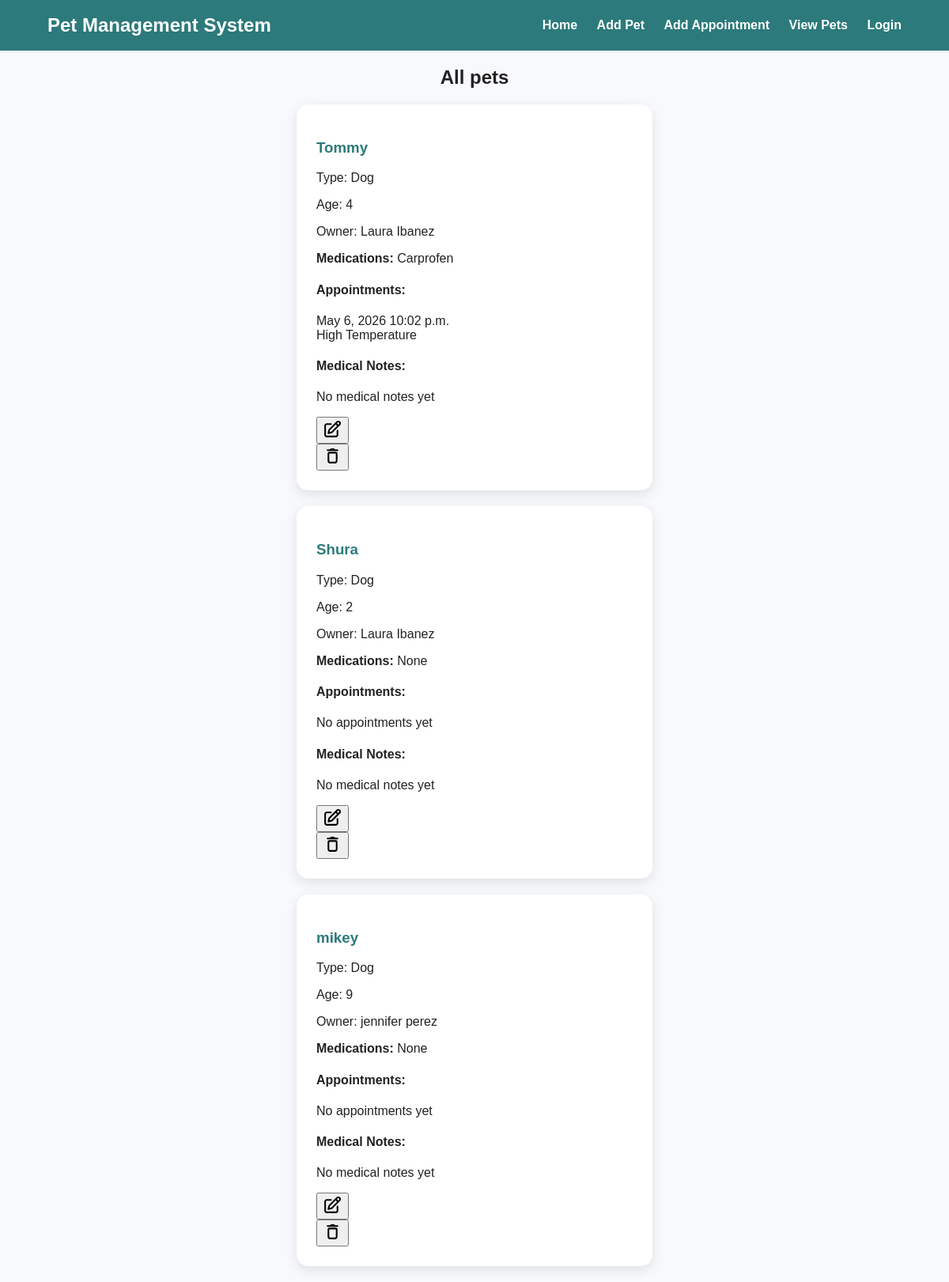
The app's page /pets/, older data.
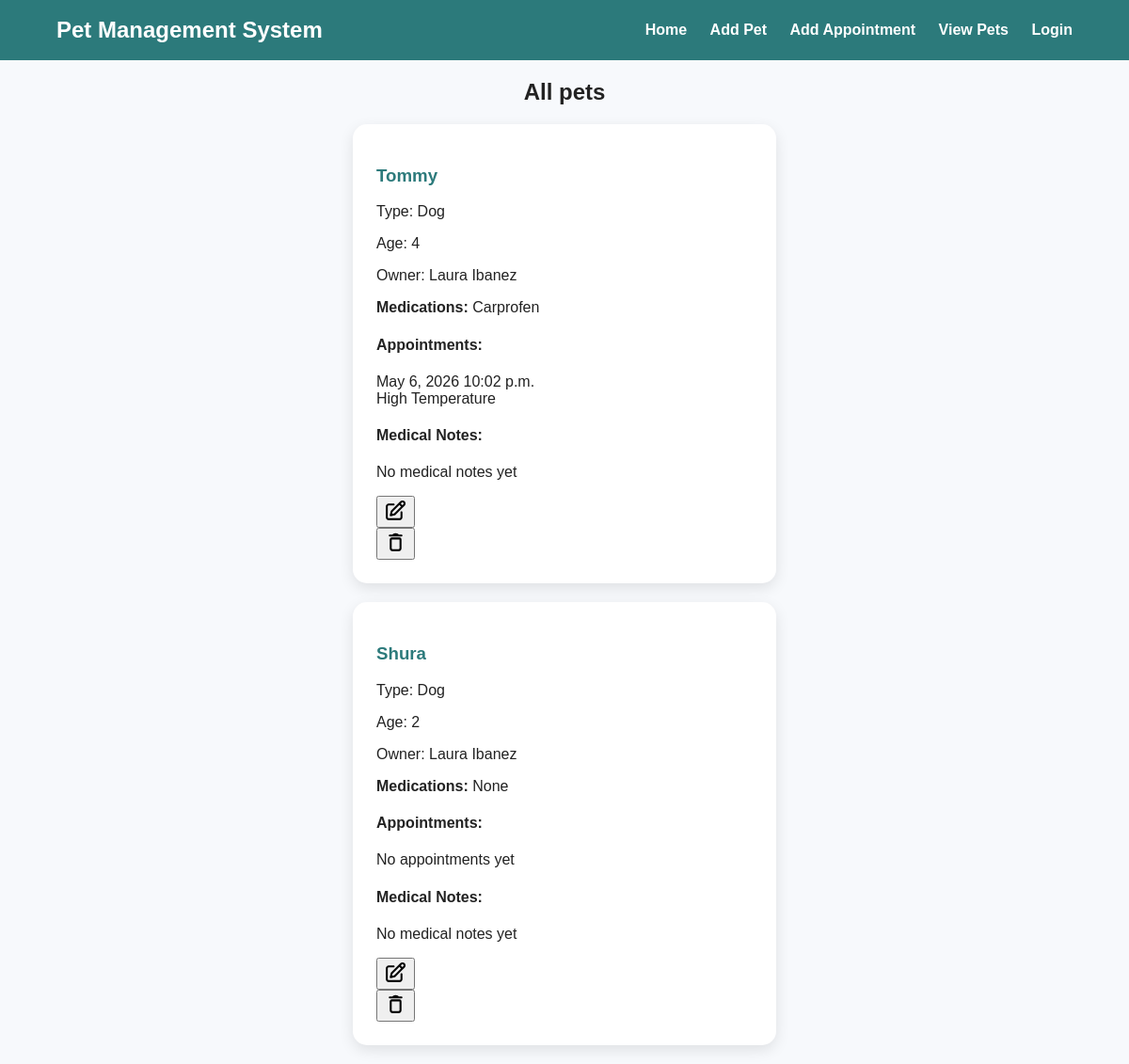
The same page, newer data.
### pets/models.py (models this page shows, shortened)
class Pet(models.Model):
    owner = models.ForeignKey(Owner, on_delete=models.CASCADE, related_name="pets")
    name = models.CharField(max_length=100)
    pet_type = models.CharField(max_length=50)
    age = models.IntegerField()
    medications = models.TextField(blank=True, null=True)

class Owner(models.Model):
    first_name = models.CharField(max_length=100)
    last_name = models.CharField(max_length=100)
    email = models.EmailField(unique=True)
    def __str__(self):
        return f"{self.first_name} {self.last_name}"

class Appointment(models.Model):
    pet = models.ForeignKey(Pet, on_delete=models.CASCADE, related_name="appointments")
    date = models.DateField()
    time = models.TimeField()
    reason = models.CharField(max_length=200)
    notes = models.TextField(blank=True)

### pets/views.py (the view)
# urls.py: path("pets/", views.pet_list, name="pet_list"),
def pet_list(request):
    pets = Pet.objects.all().prefetch_related("appointments")
    return render(request, "pets/pet_list.html", {"pets": pets})

### pets/templates/pets/pet_list.html (shortened to what this page needs)
{% extends 'pets/base.html' %}
{% block content %}
<div style="display: flex; flex-direction: column; align-items: center;">
    <h2 style="text-align: center;">All pets</h2>
    {% for pet in pets %}
        <div class="card" style="width: 400px; margin-bottom: 20px;">
            <h3>{{ pet.name }}</h3>
            <p>Type: {{ pet.pet_type }}</p>
            <p>Age: {{ pet.age }}</p>
            <p>Owner: {{ pet.owner }}</p>
            {% if pet.medications %}
            <p><strong>Medications:</strong> {{ pet.medications }}</p>
            {% else %}
            <p><strong>Medications:</strong> None </p>
            {% endif %}
            <h4>Appointments:</h4>
            {% for appt in pet.appointments.all %}
                <p>
                    {{ appt.date }} {{ appt.time }}<br>
                    {{ appt.reason }}
                </p>
            {% empty %}
                <p>No appointments yet</p>
            {% endfor %}
            <h4><Strong>Medical Notes:</Strong></h4>
            {% for note in pet.notes.all %}
                <p>{{ note.note }}</p>
            {% empty %}
                <p>No medical notes yet</p>
            {% endfor %}
            <form method="GET" action="{% url 'edit_pet' pet.id %}">
                <button type="submit" class="btn-edit">
                </button>
            </form>
            <form method="POST" action="{% url 'delete_pet' pet.id %}">
                <button type="submit" class="btn-delete">
                </button>
            </form>
        </div>
    {% endfor %}
</div>
{% endblock %}

Row changes from the older to the newer data that the page shows:
removed Pet: name "mikey", pet_type "Dog", age "9", owner "jennifer perez", shows "Medications:"
